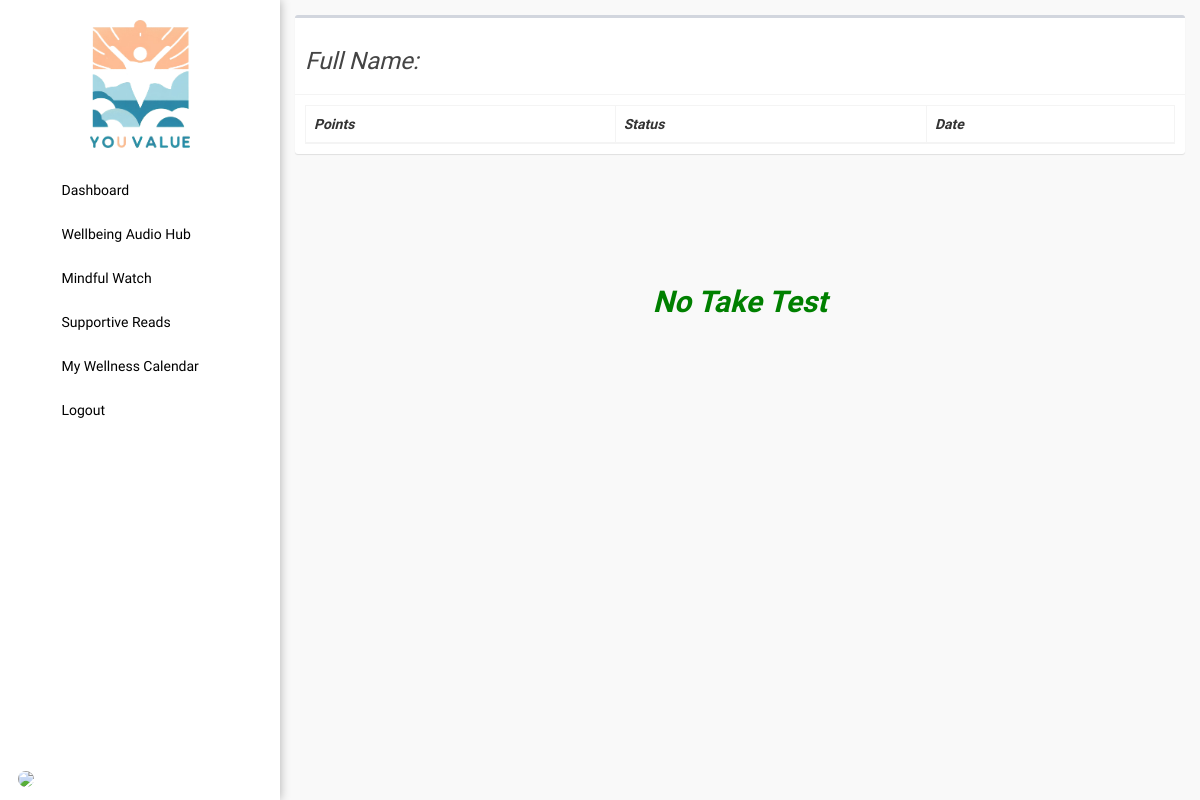
The app's page /admin/resultmultiple.php?code=9219793272, older data.
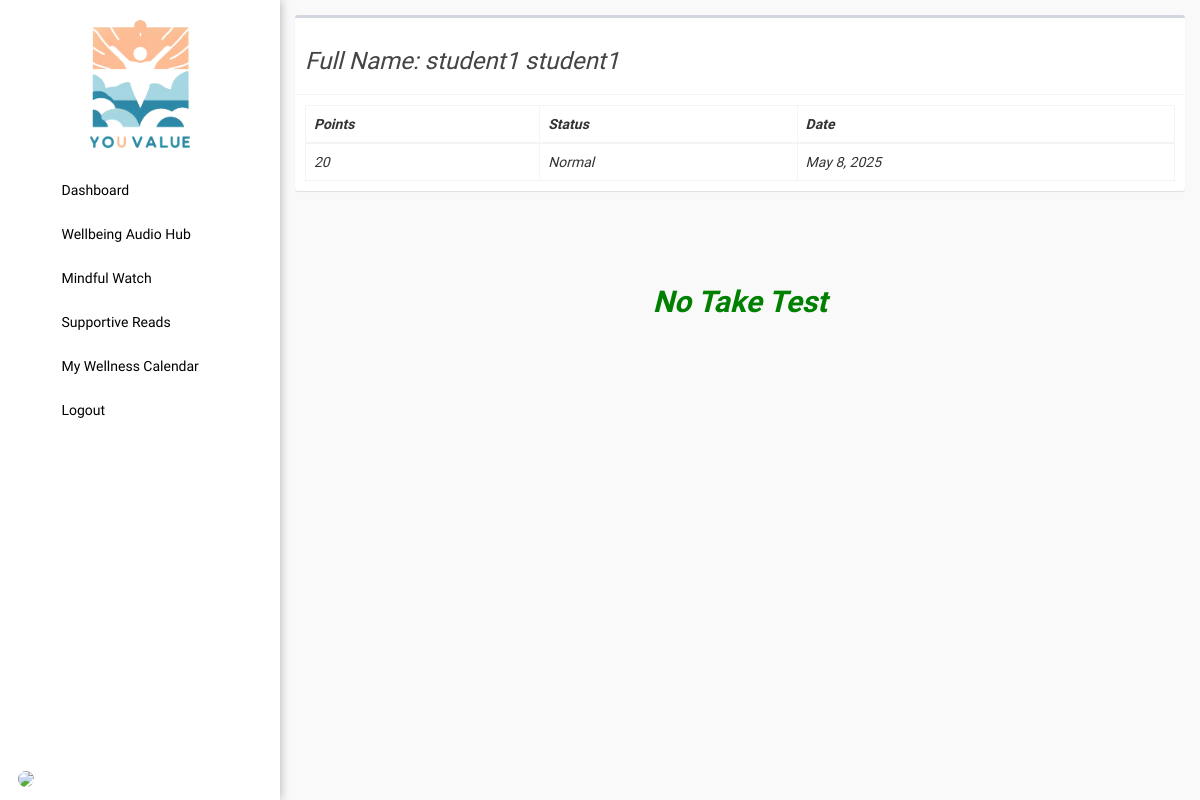
The same page, newer data.
### tables this page shows
CREATE TABLE `scores` (
  `id` int(11) NOT NULL,
  `code` text NOT NULL,
  `users_id` int(11) NOT NULL,
  `score` int(11) NOT NULL,
  `date` datetime NOT NULL DEFAULT current_timestamp()
);

CREATE TABLE `users` (
  `id` int(11) NOT NULL,
  `img` text NOT NULL,
  `firstname` text NOT NULL,
  `lastname` text NOT NULL,
  `middlename` text NOT NULL,
  `phone_number` text NOT NULL,
  `age` text NOT NULL,
  `gender` text NOT NULL,
  `email` text NOT NULL,
  `password` text NOT NULL,
  `passwordtxt` text NOT NULL,
  `contact` text NOT NULL,
  `address` text NOT NULL,
  `code` int(11) NOT NULL,
  `type` int(1) NOT NULL COMMENT '0=student,1=faculty,2=admin',
  `datetake` date NOT NULL DEFAULT current_timestamp(),
  `totaltake` tinyint(1) NOT NULL
);

### config/config.php (called while the page is built, shortened)
<?php
class Connection{
	private $servername = "localhost";
	private $username = "root";
	private $password = "";
	private $dbname = "youvalue";
	public function conn(){
		try {
		$this->dsn = "mysql:host=".$this->servername.";dbname=".$this->dbname;
		$this->pdo = new PDO($this->dsn, $this->username, $this->password);
		$this->pdo->setAttribute(PDO::ATTR_ERRMODE, PDO::ERRMODE_EXCEPTION);
		$this->pdo->setAttribute(PDO::ATTR_DEFAULT_FETCH_MODE, PDO::FETCH_ASSOC);
		return $this->pdo;
		} catch (Exception $e) {
			echo 'error'. $e->getmessage();
		}
	}
}
?>

### admin/resultmultiple.php (the view, shortened to what this page needs)
<?php
  include '../config/config.php';
  class data extends Connection{
    public function managedata(){
?>
<!DOCTYPE html>
<html>
<head><?php include 'head.php'; ?></head>
<body class="hold-transition skin-blue sidebar-mini">
  <div class="wrapper">
    <?php include 'sidebar.php'; ?>
    <div class="content-wrapper" style="height: 100vh;background-color: #f9f9f9;overflow-y: auto;">
      <section class="content">
        <div class="row">
          <div class="col-xs-12">
            <div class="box">
              <?php $sql = "SELECT * FROM scores INNER JOIN users ON scores.users_id=users.id WHERE scores.code = '".$_GET['code']."'";
              $stmt = $this->conn()->query($sql);
              $row = $stmt->fetch(); ?>
              <div class="box-header with-border">
                 <h3>Full Name: <?php echo $row['firstname'] ?> <?php echo $row['lastname'] ?></h3>
              </div>
              <div class="box-body table-responsive">
                <table class="table table-bordered">
                  <thead>
                    <th>Points</th>
                    <th>Status</th>
                    <th>Date</th>
                  </thead>
                  <tbody>
                    <?php $sql = "SELECT * FROM scores WHERE code = '".$_GET['code']."'";
                    $stmt = $this->conn()->query($sql);
                    while ($row = $stmt->fetch()) { ?>
                      <tr>
                        <td><?php echo $row['score'] ?></td>
                        <td>
                          <?php if ($row['score'] >= 1 && $row['score'] <= 49) {
                            echo "Normal";
                          }else if ($row['score'] >= 50 && $row['score'] <= 69) {
                            echo "Anxiety";
                          }else if ($row['score'] >= 70 && $row['score'] <= 90) {
                            echo "Depressed";
                          } ?>
                        </td>
                        <td><?php echo date('F j, Y', strtotime($row['date'])) ?></td>
                      </tr>
                    <?php } ?>
                  </tbody>
                </table>
              </div>
            </div>
          </div>
        </div>
      </section>
      <?php if($_SESSION['type'] == 0): ?>
        <section class="content">
<div class="row">
    <?php
    $sql = "SELECT *,
                   questionnaires.answers AS q_answers,
                   questionnaires.id AS questionnaires_ids,
                   take_students.answers AS ts_answers,
                   take_students.code AS group_code
            FROM questionnaires
            INNER JOIN take_students ON questionnaires.id = take_students.questionnaires_id
                AND take_students.users_id = ?";
    $stmt = $this->conn()->prepare($sql);
    $stmt->execute([$_SESSION['id']]);
    $groupedData = [];
    if ($stmt->rowCount() > 0) {
        while ($row = $stmt->fetch()) {
            $groupedData[$row['group_code']][] = $row;
        }
        foreach ($groupedData as $code => $questions) {
    echo "<div class='col-lg-12' style='margin-top: 50px !important;'>";
    echo "<h2 style='color: blue; font-weight: bold; text-align: center;'>Group: $code</h2>";
    foreach ($questions as $row) {
        $id = $row['questionnaires_ids'];
        ?>
        <div class="col-lg-6 p-3 m-3">
            <h4 style="color:#000;font-weight: bold;"><?php echo $row['questions']; ?></h4>
            <ul>
              <li style="padding: 4px;">
                <?php echo $row['choice1']; ?>
              </li>
              <li style="padding: 4px;">
                  <?php echo $row['choice2']; ?>
              </li>
              <li style="padding: 4px;">
                  <?php echo $row['choice3']; ?>
              </li>
              <li style="padding: 4px;">
                  <?php echo $row['choice4']; ?>
              </li>
            </ul>
            <div style="padding: 4px;color: green;">
                MY ANSWERS: <?php echo $row['ts_answers']; ?>
            </div>
        </div>
        <?php
    }
    echo "</div>";
}
    } else {
    ?>
        <h2 style="color: green;font-weight: bold;text-align: center;">No Take Test</h2>
    <?php
    }
    ?>
  </div>
</section>
      <?php endif; ?>
    </div>
  </div>
</body>
</html>
<?php } } $data = new data(); $data->managedata(); ?>

Row changes from the older to the newer data that the page shows:
added scores: users.firstname "student1", users.lastname "student1", score "20", shows "Normal", date "May 8, 2025"
